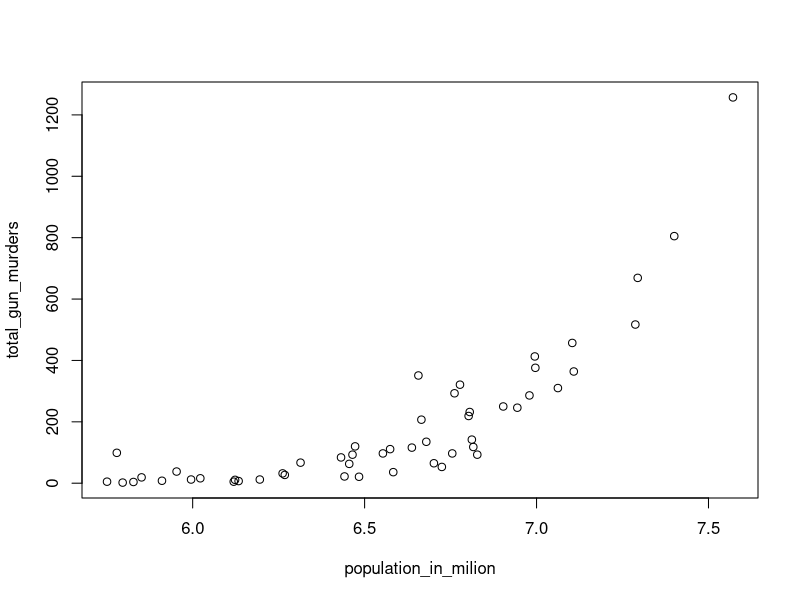
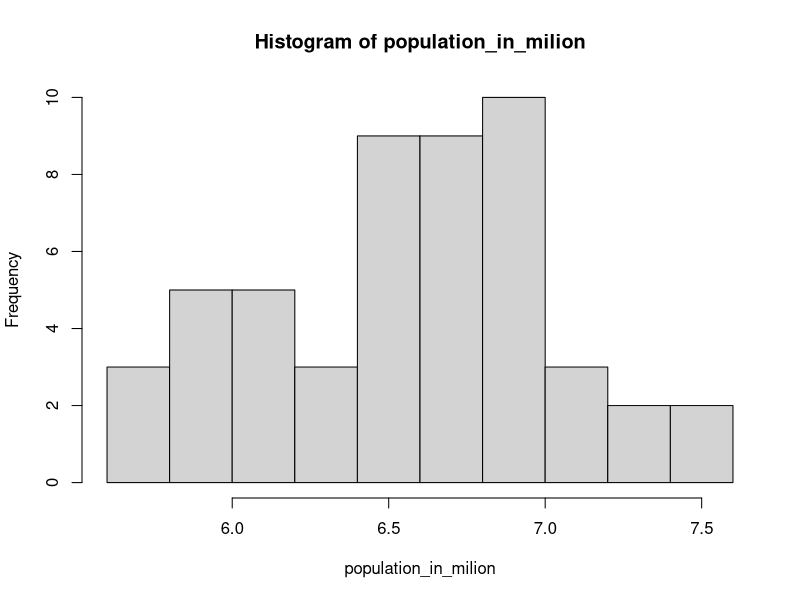
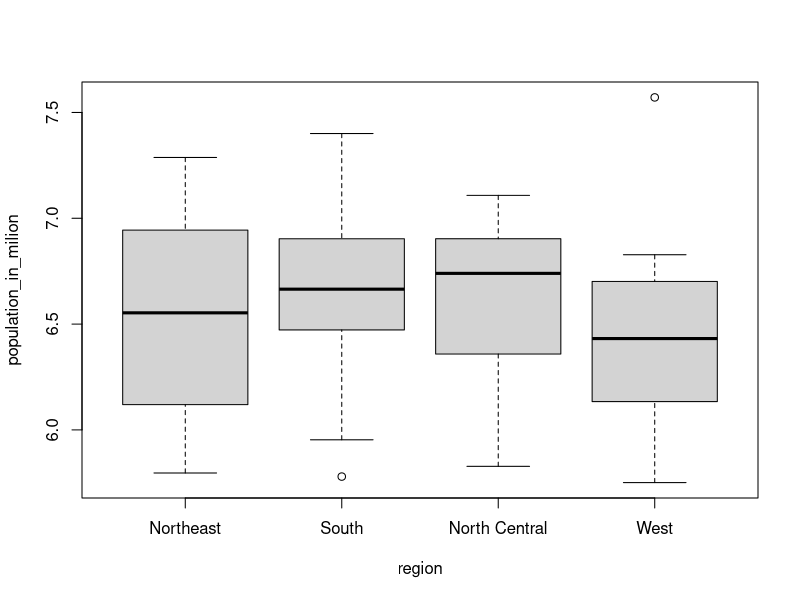

The R source for these figures, in order:
## ---- chunk 1
library(dslabs)
data("murders")
## ---- chunk 2
pop=murders$population
sort(pop)
## ---- chunk 3
minimum=sort(pop,decreasing=FALSE)
minimum[1]
## ---- chunk 4
indexkecil=order(pop)
indexkecil[1]
## ---- chunk 5
which.min(pop)
## ---- chunk 6
murders$state[which.min(pop)]
## ---- chunk 7
ranks=rank(pop)
my_df=data.frame(state=murders$state, rank = ranks)
my_df
## ---- chunk 8
ind=order(pop)
my_df=data.frame(state=murders$state[ind], rank =ranks[ind], index=ind)
my_df
## ---- chunk 9
population_in_milion=log10(murders$population)
total_gun_murders=murders$total
plot(population_in_milion, total_gun_murders)
## ---- chunk 10
hist(population_in_milion)
## ---- chunk 11
boxplot(population_in_milion~region,data=murders)
